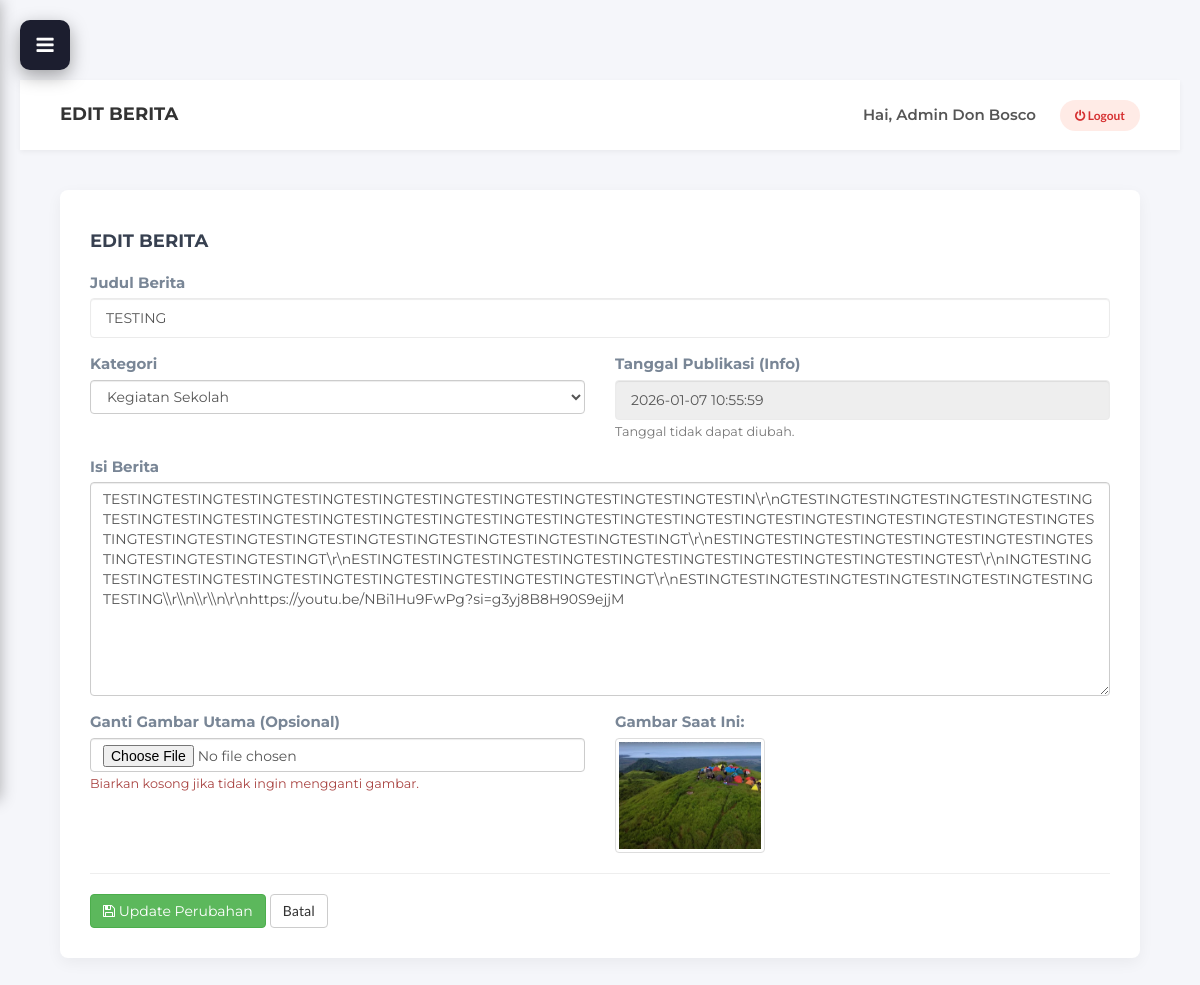
Screenshot of /admin/berita.php?aksi=edit&id=7 (signed in) with the database file from the repository.
### tables this page shows
CREATE TABLE `berita_artikel` (
  `id_berita` int NOT NULL AUTO_INCREMENT,
  `judul` varchar(255) NOT NULL,
  `konten_lengkap` text NOT NULL,
  `tanggal_publikasi` datetime NOT NULL,
  `penulis` varchar(100) DEFAULT NULL,
  `kategori` varchar(50) NOT NULL,
  `gambar_utama` varchar(255) DEFAULT NULL,
  PRIMARY KEY (`id_berita`)
);

### controllers/AdminBeritaController.php (called while the page is built, shortened)
<?php
require_once __DIR__ . '/../models/BeritaModel.php';
class AdminBeritaController {
    public function edit($id) {
        $beritaModel = new BeritaModel();
        $berita = $beritaModel->getBeritaById($id);
        require_once '../views/admin/berita_edit.php';
    }
}
?>

### models/BeritaModel.php (called while the page is built, shortened)
<?php
require_once 'Database.php';
class BeritaModel extends Database {
    public function getBeritaById($id) {
        $id = intval($id);
        $sql = "SELECT * FROM berita_artikel WHERE id_berita = $id";
        $query = $this->query($sql);
        return mysqli_fetch_assoc($query);
    }
}
?>

### models/Database.php (called while the page is built, shortened)
<?php
require_once __DIR__ . '/../Koneksi Database/koneksi.php';
class Database {
    protected $koneksi;
    public function __construct() {
        global $koneksi;
        $this->koneksi = $koneksi;
    }
    public function query($sql) {
        return mysqli_query($this->koneksi, $sql);
    }
}
?>

### views/admin/berita_edit.php (the view, shortened to what this page needs)
<?php
require_once 'template/header.php';
require_once 'template/sidebar.php';
?>
<div class="main-content">
    <?php require_once 'template/topbar.php'; ?>
    <div class="content-wrapper">
        <div class="card-box">
            <div class="row">
                <div class="col-md-12">
                    <h4 style="margin-bottom: 20px; text-transform: uppercase; font-weight: 700;">Edit Berita</h4>
                </div>
            </div>
            <form method="POST" action="berita.php?aksi=update" enctype="multipart/form-data">
                <div class="form-group">
                    <label>Judul Berita</label>
                    <input type="text" name="judul" class="form-control" value="<?php echo htmlspecialchars($berita['judul']); ?>" required>
                </div>
                <div class="row">
                    <div class="col-md-6">
                        <div class="form-group">
                            <label>Kategori</label>
                            <select name="kategori" class="form-control">
                                <option value="Kegiatan Sekolah" <?php if($berita['kategori'] == 'Kegiatan Sekolah') echo 'selected'; ?>>Kegiatan Sekolah</option>
                            </select>
                        </div>
                    </div>
                    <div class="col-md-6">
                        <div class="form-group">
                            <label>Tanggal Publikasi (Info)</label>
                            <input type="text" class="form-control" value="<?php echo $berita['tanggal_publikasi']; ?>" readonly style="background: #eee;">
                            <small class="text-muted">Tanggal tidak dapat diubah.</small>
                        </div>
                    </div>
                </div>
                <div class="form-group">
                    <label>Isi Berita</label>
                    <textarea name="konten" class="form-control" rows="10" required><?php echo htmlspecialchars($berita['konten_lengkap']); ?></textarea>
                </div>
                <div class="row">
                    <div class="col-md-6">
                        <div class="form-group">
                            <label>Ganti Gambar Utama (Opsional)</label>
                            <input type="file" name="gambar" class="form-control" accept="image/*">
                            <small class="text-danger">Biarkan kosong jika tidak ingin mengganti gambar.</small>
                        </div>
                    </div>
                    <div class="col-md-6">
                        <label>Gambar Saat Ini:</label><br>
                        <?php
                            $img_path = "uploads/berita/" . $berita['gambar_utama'];
                            if(!empty($berita['gambar_utama']) && file_exists($img_path)):
                        ?>
                            <img src="<?php echo $img_path; ?>" style="max-width: 150px; border: 1px solid #ddd; padding: 3px; border-radius: 4px;">
                        <?php else: ?>
                            <span class="text-muted">Tidak ada gambar.</span>
                        <?php endif; ?>
                    </div>
                </div>
                <hr>
                <button type="submit" class="btn btn-success"><i class="fa fa-save"></i> Update Perubahan</button>
                <a href="berita.php" class="btn btn-default">Batal</a>
            </form>
        </div>
    </div>
</div>
<?php require_once 'template/footer.php'; ?>

### css/style.css (style rules this page uses)
body { font-family: 'Montserrat', sans-serif; font-size: 15px; font-weight: 400; color: #798696; overflow-x:hidden; }
h1,h2,h3,h4,h5,h6 { margin-top: 12px; margin-bottom: 15px; font-weight: 600; color: #374050; }
h4 { font-size:18px; }
a { font-family: 'Lato', sans-serif; color: #374050; font-weight: 700; }
input[type="text"], input[type="email"], input[type="password"], input[type="number"], input[type="date"], input[type="url"], input[type="tel"], textarea { height: 40px; width: 100%; border: 1px solid #EBEBEB; border-radius:4px; background: transparent; padding-left: 15px; padding-right: 15px; -webkit-transition:0.2s border-color; transition:0.2s border-color; }
textarea { padding: 10px 15px; }

### css/header-custom.css (style rules this page uses)
html { scroll-behavior: smooth !important; }

### views/admin/template/header.php (style rules this page uses)
body { background-color: #f5f7fa; font-family: 'Montserrat', sans-serif; padding-top: 0; }
.main-content { margin-left: 260px; transition: all 0.3s; }
.content-wrapper { padding: 40px; }
.card-box { background: #fff; padding: 30px; border-radius: 8px; box-shadow: 0 5px 15px rgba(0,0,0,0.05); }

### views/admin/template/sidebar.php (style rules this page uses)
.main-content { margin-left: 260px; transition: margin-left 0.3s ease; position: relative; min-height: 100vh; background: #f5f6fa; padding: 20px; padding-top: 80px; }
.main-content.full { margin-left: 0; }

### rows the page displays
berita_artikel: judul "TESTING", kategori "Kegiatan Sekolah", tanggal_publikasi "2026-01-07 10:55:59", konten "TESTINGTESTINGTESTINGTESTINGTESTINGTESTINGTESTINGTESTINGTESTINGTESTINGTESTIN\\r\\nGTESTINGTESTINGTESTINGTESTINGTESTINGTESTINGTESTINGTESTINGTESTINGTESTINGTESTINGTESTINGTESTINGTESTINGTESTINGTESTINGTESTINGTESTINGTESTINGTESTINGTESTINGTESTINGTESTINGTESTINGTESTINGTESTINGTESTINGTESTINGTESTINGTESTINGTESTINGT\\r\\nESTINGTESTINGTESTINGTESTINGTESTINGTESTINGTESTINGTESTINGTESTINGTESTINGT\\r\\nESTINGTESTINGTESTINGTESTINGTESTINGTESTINGTESTINGTESTINGTESTINGTESTINGTEST\\r\\nINGTESTINGTESTINGTESTINGTESTINGTESTINGTESTINGTESTINGTESTINGTESTINGTESTINGT\\r\\nESTINGTESTINGTESTINGTESTINGTESTINGTESTINGTESTINGTESTING\\\\r\\\\n\\\\r\\\\n\\r\\nhttps://youtu.be/NBi1Hu9FwPg?si=g3yj8B8H90S9ejjM", gambar_utama (picture)

### other values shown
$title "EDIT BERITA"
$_SESSION['admin_nama'] "Admin Don Bosco"
